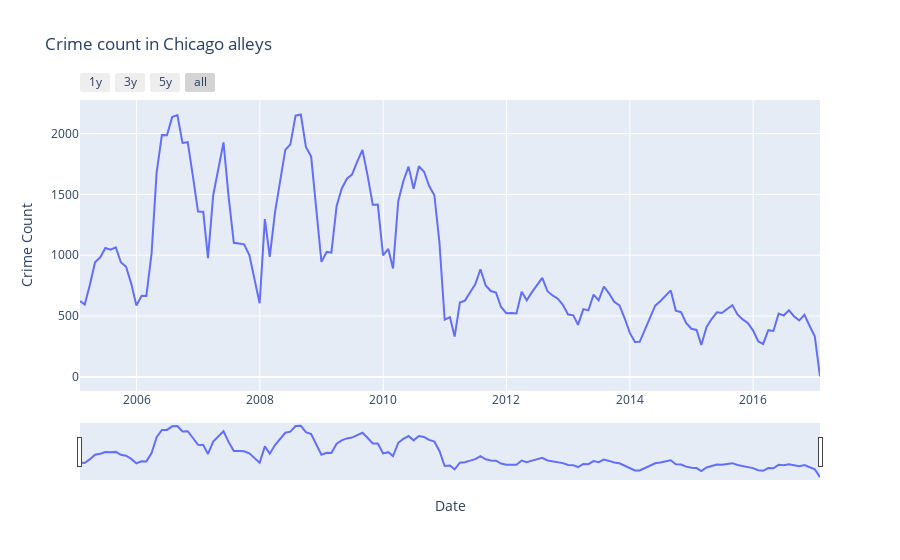

Notebook code cell kept with this figure:
### Code cell
# plot interactive slider chart
fig = px.line(ts_df_alley, x='Date',y='Crime Count', title= 'Crime count in Chicago alleys')

fig.update_xaxes(
rangeslider_visible =True,
rangeselector=dict(
        buttons=list([
                dict(count=1,label="1y",step="year",stepmode="backward"),
                dict(count=2,label="3y",step="year",stepmode="backward"),
                dict(count=3,label="5y",step="year",stepmode="backward"),
                dict(step="all")
                    ])
                )
                )
fig.show()

### Figure 1 — Plotly figure (JSON) as saved in the notebook; plotly's stock layout.template omitted (floating-point values rounded to 4 significant figures; data arrays with more than 128 entries replaced by an {"elided": "..."} marker saying what was removed)
{"data": [{"hovertemplate": "Date=%{x}<br>Crime Count=%{y}<extra></extra>", "legendgroup": "", "line": {"color": "#636efa", "dash": "solid"}, "marker": {"symbol": "circle"}, "mode": "lines", "name": "", "orientation": "v", "showlegend": false, "type": "scatter", "x": {"elided": "145 str values"}, "xaxis": "x", "y": {"elided": "145 int values"}, "yaxis": "y"}], "layout": {"legend": {"tracegroupgap": 0}, "title": {"text": "Crime count in Chicago alleys"}, "xaxis": {"anchor": "y", "domain": [0, 1], "rangeselector": {"buttons": [{"count": 1, "label": "1y", "step": "year", "stepmode": "backward"}, {"count": 2, "label": "3y", "step": "year", "stepmode": "backward"}, {"count": 3, "label": "5y", "step": "year", "stepmode": "backward"}, {"step": "all"}]}, "rangeslider": {"visible": true}, "title": {"text": "Date"}}, "yaxis": {"anchor": "x", "domain": [0, 1], "title": {"text": "Crime Count"}}}}
